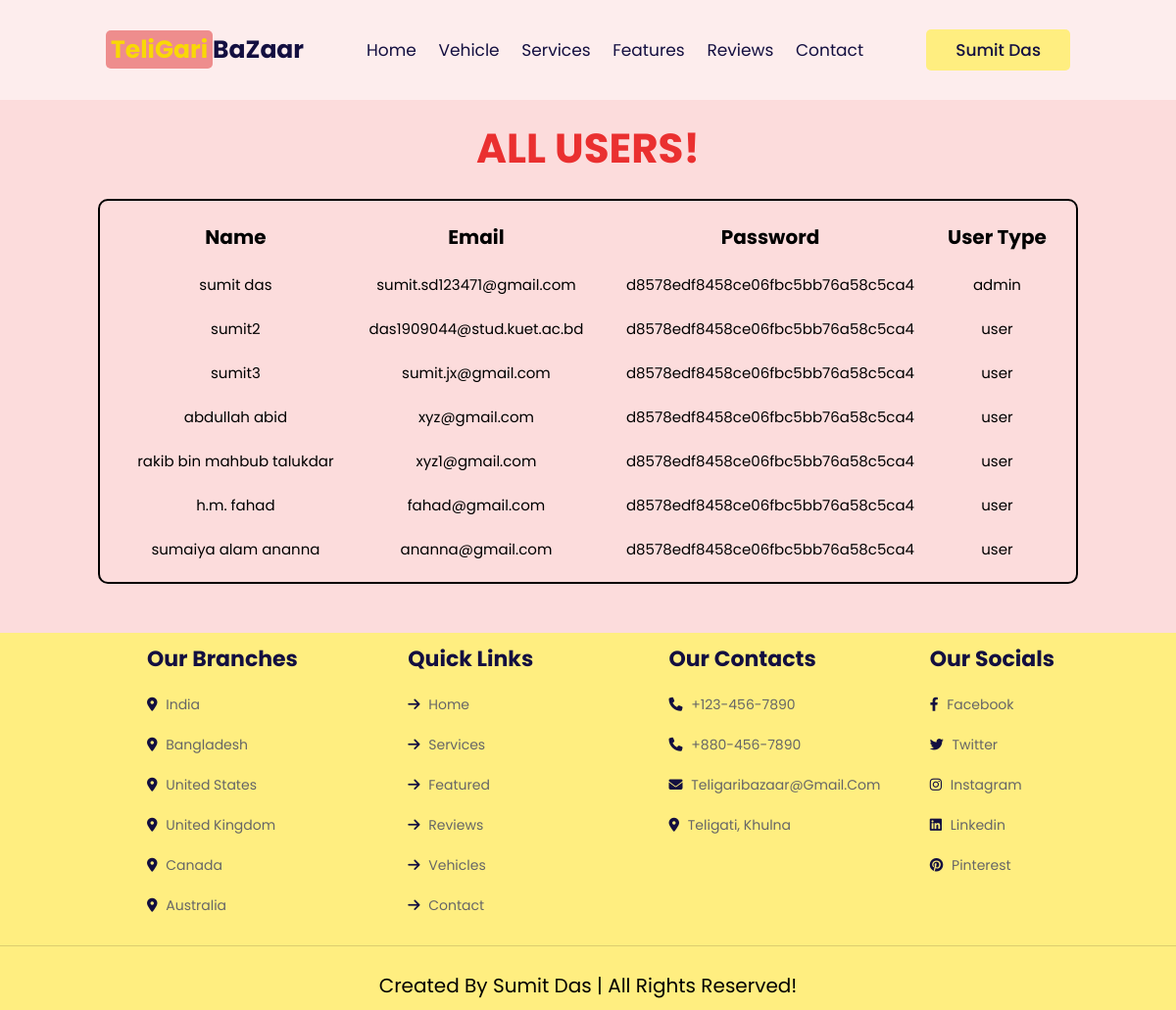
Before: /control_panel/all_users.php (signed in) with the older database file.
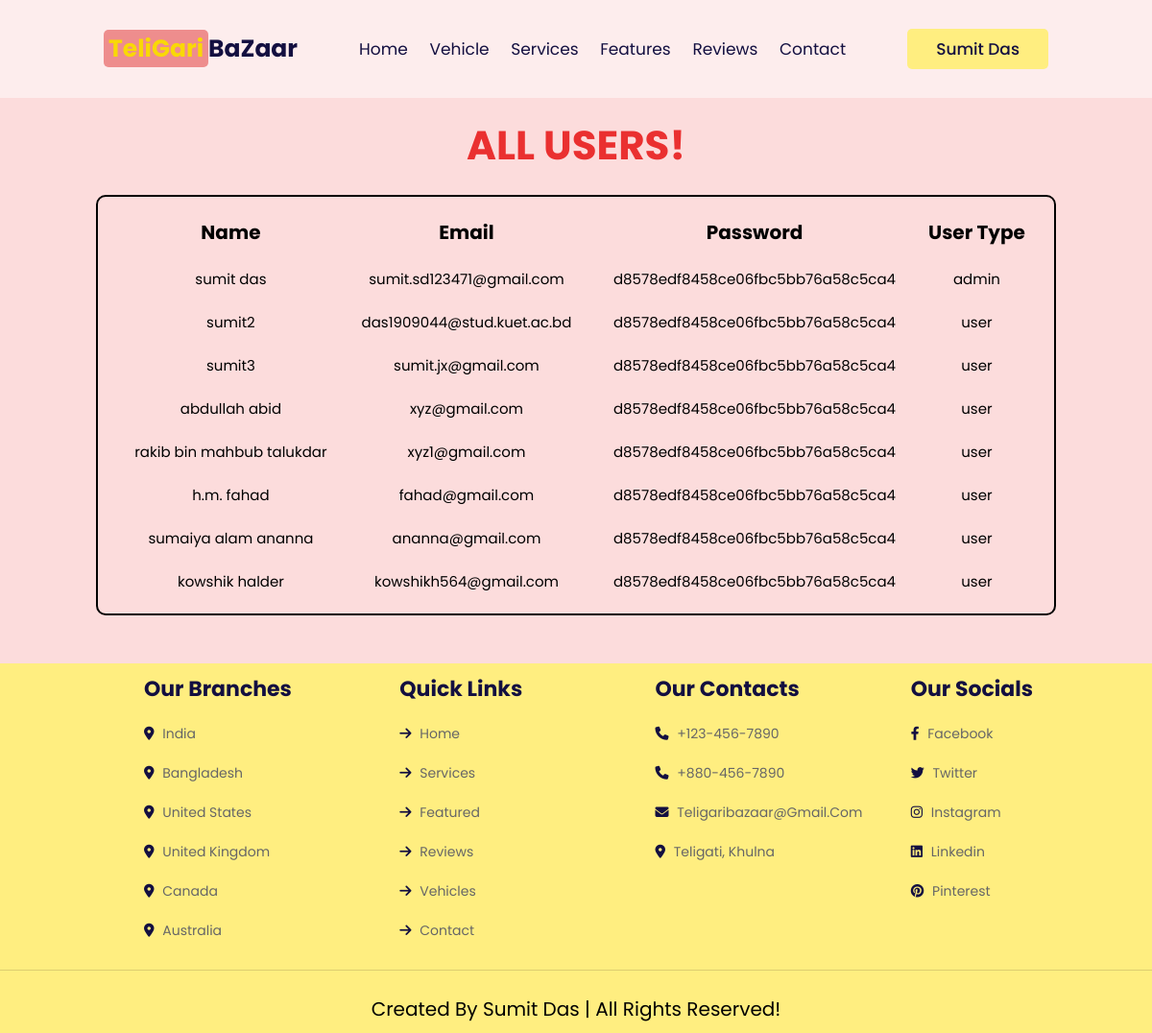
After: the same page with the newer database file.
### tables this page shows
CREATE TABLE `user_form` (
  `id` int(255) NOT NULL,
  `name` varchar(255) NOT NULL,
  `email` varchar(255) NOT NULL,
  `password` varchar(255) NOT NULL,
  `user_type` varchar(255) NOT NULL DEFAULT 'user'
);

### control_panel/all_users.php (the view, shortened to what this page needs)
<?php
@include '../config.php';
$sql = "SELECT * FROM user_form";
$result = $conn->query($sql);
$users = array();
if ($result->num_rows > 0) {
    while ($row = $result->fetch_assoc()) {
        $users[] = $row;
    }
}
?>
<!DOCTYPE html>
<html>
<head>
    <link rel="stylesheet" href="https://cdn.jsdelivr.net/npm/swiper@9/swiper-bundle.min.css" />
    <link rel="stylesheet" href="https://cdnjs.cloudflare.com/ajax/libs/font-awesome/6.4.0/css/all.min.css">
    <link rel="stylesheet" href="control_panel.css">
</head>
<body>
<header class="header">
    <a href="../admin_page.php" class="logo"><span>TeliGari</span>BaZaar</a>
    <nav class="navbar">
        <a href="../admin_page.php#home">home</a>
        <a href="../admin_page.php#vehicles">vehicle</a>
        <a href="../admin_page.php#services">services</a>
        <a href="../admin_page.php#features">features</a>
        <a href="../admin_page.php#reviews">reviews</a>
        <a href="../admin_page.php#contact">contact</a>
    </nav>
    <div id="profile-btn" class="profile-btn-container">
        <div class="btn-wrapper">
        <button class="btn">
            <span>
                <?php
                    echo $_SESSION['admin_name'];
                ?>
            </span>
        </button>
        </div>
    </div>
</header>
    <h1>All Users!</h1>
    <div class="show-container">
        <table>
            <tr class="appointments">
                <th>Name</th>
                <th>Email</th>
                <th>Password</th>
                <th>User Type</th>
            </tr>
            <?php foreach($users as $user): ?>
            <tr>
                <td><?php echo $user['name']; ?></td>
                <td><?php echo $user['email']; ?></td>
                <td><?php echo $user['password']; ?></td>
                <td><?php echo $user['user_type']; ?></td>
            </tr>
            <?php endforeach; ?>
        </table>
    </div>
    <section class="footer">
        <div class="box-container">
            <div class="box">
                <h3>Our branches</h3>
                <a href="#"><i class="fas fa-map-marker-alt"></i> India  </a>
                <a href="#"><i class="fas fa-map-marker-alt"></i> Bangladesh </a>
                <a href="#"><i class="fas fa-map-marker-alt"></i> United States </a>
                <a href="#"><i class="fas fa-map-marker-alt"></i> United Kingdom </a>
                <a href="#"><i class="fas fa-map-marker-alt"></i> Canada </a>
                <a href="#"><i class="fas fa-map-marker-alt"></i> Australia </a>
            </div>
            <div class="box">
                <h3>Quick links</h3>
                <a href="#home"><i class="fas fa-arrow-right"></i> home </a>
                <a href="#services"><i class="fas fa-arrow-right"></i> services </a>
                <a href="#features"><i class="fas fa-arrow-right"></i> featured </a>
                <a href="#reviews"><i class="fas fa-arrow-right"></i> reviews </a>
                <a href="#vehicles"><i class="fas fa-arrow-right"></i> vehicles </a>
                <a href="#contact"><i class="fas fa-arrow-right"></i> contact </a>
            </div>
            <div class="box">
                <h3>Our Contacts</h3>
                <a href="#"><i class="fas fa-phone"></i> +123-456-7890 </a>
                <a href="#"><i class="fas fa-phone"></i> +880-456-7890 </a>
                <a href="#"><i class="fas fa-envelope"></i> teligaribazaar@gmail.com </a>
                <a href="https://goo.gl/maps/TYBkx1Zyn6mCJZJL7"><i class="fas fa-map-marker-alt"></i> Teligati, Khulna</a>
            </div>
            <div class="box">
                <h3>Our Socials</h3>
                <a href="https://www.facebook.com/Mar4KoV"><i class="fab fa-facebook-f"></i> facebook </a>
                <a href="https://twitter.com/_su_mit_77"><i class="fab fa-twitter"></i> twitter </a>
                <a href="https://www.instagram.com/su._.mit_____/"><i class="fab fa-instagram"></i> instagram </a>
                <a href="https://www.linkedin.com/in/sumitdas77/"><i class="fab fa-linkedin"></i> linkedin </a>
                <a href="https://www.pinterest.com/sumitsd123471/"><i class="fab fa-pinterest"></i> pinterest </a>
            </div>
        </div>
        <div class="credit">Created by Sumit Das | all rights reserved!</div>
    </section>
</body>
</html>

Changed rows visible on the page:
added user_form: name "kowshik halder", email "kowshikh564@gmail.com", password "d8578edf8458ce06fbc5bb76a58c5ca4", user_type "user"
